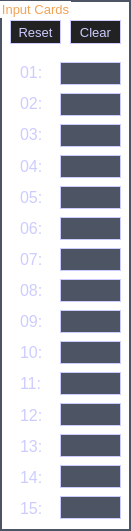
   <widget class="QGroupBox" name="InputCards">
    <property name="geometry">
     <rect>
      <x>10</x>
      <y>140</y>
      <width>131</width>
      <height>531</height>
     </rect>
    </property>
    <property name="font">
     <font>
      <pointsize>10</pointsize>
     </font>
    </property>
    <property name="styleSheet">
     <string notr="true">QGroupBox {
color: #F0A355; 
background: transparent;
border: 2px solid #4D5464;
}

QLabel { 
background-color : transparent; 
color : #CCCCFF; 
}

QLineEdit{
background-color: #4D5464;
border: 1px solid #CCCCFF;
color: #FFFFFF;
}

QPushButton{
background-color: #222222;
color: #CCCCFF; 
border: 1px solid #CCCCFF;
}

QPushButton:hover { 
color: #68CE58;
border: 1px solid #55F0C7;
}
</string>
    </property>
    <property name="title">
     <string>Input Cards</string>
    </property>
    <widget class="QPushButton" name="resetInputBtn">
     <property name="geometry">
      <rect>
       <x>10</x>
       <y>20</y>
       <width>51</width>
       <height>24</height>
      </rect>
     </property>
     <property name="font">
      <font>
       <pointsize>10</pointsize>
      </font>
     </property>
     <property name="text">
      <string>Reset</string>
     </property>
    </widget>
    <widget class="QPushButton" name="clearInputBtn">
     <property name="geometry">
      <rect>
       <x>70</x>
       <y>20</y>
       <width>51</width>
       <height>24</height>
      </rect>
     </property>
     <property name="font">
      <font>
       <pointsize>10</pointsize>
      </font>
     </property>
     <property name="text">
      <string>Clear</string>
     </property>
    </widget>
    <widget class="QWidget" name="layoutWidget">
     <property name="geometry">
      <rect>
       <x>20</x>
       <y>60</y>
       <width>42</width>
       <height>461</height>
      </rect>
     </property>
     <layout class="QVBoxLayout" name="verticalLayout">
      <item>
       <widget class="QLabel" name="inputLbl01">
        <property name="font">
         <font>
          <pointsize>12</pointsize>
         </font>
        </property>
        <property name="text">
         <string>01:</string>
        </property>
       </widget>
      </item>
      <item>
       <widget class="QLabel" name="inputLbl02">
        <property name="font">
         <font>
          <pointsize>12</pointsize>
         </font>
        </property>
        <property name="text">
         <string>02:</string>
        </property>
       </widget>
      </item>
      <item>
       <widget class="QLabel" name="inputLbl03">
        <property name="font">
         <font>
          <pointsize>12</pointsize>
         </font>
        </property>
        <property name="text">
         <string>03:</string>
        </property>
       </widget>
      </item>
      <item>
       <widget class="QLabel" name="inputLbl04">
        <property name="font">
         <font>
          <pointsize>12</pointsize>
         </font>
        </property>
        <property name="text">
         <string>04:</string>
        </property>
       </widget>
      </item>
      <item>
       <widget class="QLabel" name="inputLbl05">
        <property name="font">
         <font>
          <pointsize>12</pointsize>
         </font>
        </property>
        <property name="text">
         <string>05:</string>
        </property>
       </widget>
      </item>
      <item>
       <widget class="QLabel" name="inputLbl06">
        <property name="font">
         <font>
          <pointsize>12</pointsize>
         </font>
        </property>
        <property name="text">
         <string>06:</string>
        </property>
       </widget>
      </item>
      <item>
       <widget class="QLabel" name="inputLbl07">
        <property name="font">
         <font>
          <pointsize>12</pointsize>
         </font>
        </property>
        <property name="text">
         <string>07:</string>
        </property>
       </widget>
      </item>
      <item>
       <widget class="QLabel" name="inputLbl08">
        <property name="font">
         <font>
          <pointsize>12</pointsize>
         </font>
        </property>
        <property name="text">
         <string>08:</string>
        </property>
       </widget>
      </item>
      <item>
       <widget class="QLabel" name="inputLbl09">
        <property name="font">
         <font>
          <pointsize>12</pointsize>
         </font>
        </property>
        <property name="text">
         <string>09:</string>
        </property>
       </widget>
      </item>
      <item>
       <widget class="QLabel" name="inputLbl10">
        <property name="font">
         <font>
          <pointsize>12</pointsize>
         </font>
        </property>
        <property name="text">
         <string>10:</string>
        </property>
       </widget>
      </item>
      <item>
       <widget class="QLabel" name="inputLbl11">
        <property name="font">
         <font>
          <pointsize>12</pointsize>
         </font>
        </property>
        <property name="text">
         <string>11:</string>
        </property>
       </widget>
      </item>
      <item>
       <widget class="QLabel" name="inputLbl12">
        <property name="font">
         <font>
          <pointsize>12</pointsize>
         </font>
        </property>
        <property name="text">
         <string>12:</string>
        </property>
       </widget>
      </item>
      <item>
       <widget class="QLabel" name="inputLbl13">
        <property name="font">
         <font>
          <pointsize>12</pointsize>
         </font>
        </property>
        <property name="text">
         <string>13:</string>
        </property>
       </widget>
      </item>
      <item>
       <widget class="QLabel" name="inputLbl14">
        <property name="font">
         <font>
          <pointsize>12</pointsize>
         </font>
        </property>
        <property name="text">
         <string>14:</string>
        </property>
       </widget>
      </item>
      <item>
       <widget class="QLabel" name="inputLbl15">
        <property name="font">
         <font>
          <pointsize>12</pointsize>
         </font>
        </property>
        <property name="text">
         <string>15:</string>
        </property>
       </widget>
      </item>
     </layout>
    </widget>
    <widget class="QWidget" name="layoutWidget">
     <property name="geometry">
      <rect>
       <x>60</x>
       <y>60</y>
       <width>61</width>
       <height>471</height>
      </rect>
     </property>
     <layout class="QVBoxLayout" name="InputVerticalLayoutLineEdit">
      <item>
       <widget class="QLineEdit" name="inputLineEdit01">
        <property name="font">
         <font>
          <pointsize>12</pointsize>
         </font>
        </property>
        <property name="maxLength">
         <number>4</number>
        </property>
       </widget>
      </item>
      <item>
       <widget class="QLineEdit" name="inputLineEdit02">
        <property name="font">
         <font>
          <pointsize>12</pointsize>
         </font>
        </property>
        <property name="maxLength">
         <number>4</number>
        </property>
       </widget>
      </item>
      <item>
       <widget class="QLineEdit" name="inputLineEdit03">
        <property name="font">
         <font>
          <pointsize>12</pointsize>
         </font>
        </property>
        <property name="maxLength">
         <number>4</number>
        </property>
       </widget>
      </item>
      <item>
       <widget class="QLineEdit" name="inputLineEdit04">
        <property name="font">
         <font>
          <pointsize>12</pointsize>
         </font>
        </property>
        <property name="maxLength">
         <number>4</number>
        </property>
       </widget>
      </item>
      <item>
       <widget class="QLineEdit" name="inputLineEdit05">
        <property name="font">
         <font>
          <pointsize>12</pointsize>
         </font>
        </property>
        <property name="maxLength">
         <number>4</number>
        </property>
       </widget>
      </item>
      <item>
       <widget class="QLineEdit" name="inputLineEdit06">
        <property name="font">
         <font>
          <pointsize>12</pointsize>
         </font>
        </property>
        <property name="maxLength">
         <number>4</number>
        </property>
       </widget>
      </item>
      <item>
       <widget class="QLineEdit" name="inputLineEdit07">
        <property name="font">
         <font>
          <pointsize>12</pointsize>
         </font>
        </property>
        <property name="maxLength">
         <number>4</number>
        </property>
       </widget>
      </item>
      <item>
       <widget class="QLineEdit" name="inputLineEdit08">
        <property name="font">
         <font>
          <pointsize>12</pointsize>
         </font>
        </property>
        <property name="maxLength">
         <number>4</number>
        </property>
       </widget>
      </item>
      <item>
       <widget class="QLineEdit" name="inputLineEdit09">
        <property name="font">
         <font>
          <pointsize>12</pointsize>
         </font>
        </property>
        <property name="maxLength">
         <number>4</number>
        </property>
       </widget>
      </item>
      <item>
       <widget class="QLineEdit" name="inputLineEdit10">
        <property name="font">
         <font>
          <pointsize>12</pointsize>
         </font>
        </property>
        <property name="maxLength">
         <number>4</number>
        </property>
       </widget>
      </item>
      <item>
       <widget class="QLineEdit" name="inputLineEdit11">
        <property name="font">
         <font>
          <pointsize>12</pointsize>
         </font>
        </property>
        <property name="maxLength">
         <number>4</number>
        </property>
       </widget>
      </item>
      <item>
       <widget class="QLineEdit" name="inputLineEdit12">
        <property name="font">
         <font>
          <pointsize>12</pointsize>
         </font>
        </property>
        <property name="maxLength">
         <number>4</number>
        </property>
       </widget>
      </item>
      <item>
       <widget class="QLineEdit" name="inputLineEdit13">
        <property name="font">
         <font>
          <pointsize>12</pointsize>
         </font>
        </property>
        <property name="maxLength">
         <number>4</number>
        </property>
       </widget>
      </item>
      <item>
       <widget class="QLineEdit" name="inputLineEdit14">
        <property name="font">
         <font>
          <pointsize>12</pointsize>
         </font>
        </property>
        <property name="maxLength">
         <number>4</number>
        </property>
       </widget>
      </item>
      <item>
       <widget class="QLineEdit" name="inputLineEdit15">
        <property name="font">
         <font>
          <pointsize>12</pointsize>
         </font>
        </property>
        <property name="maxLength">
         <number>4</number>
        </property>
       </widget>
      </item>
     </layout>
    </widget>
   </widget>
